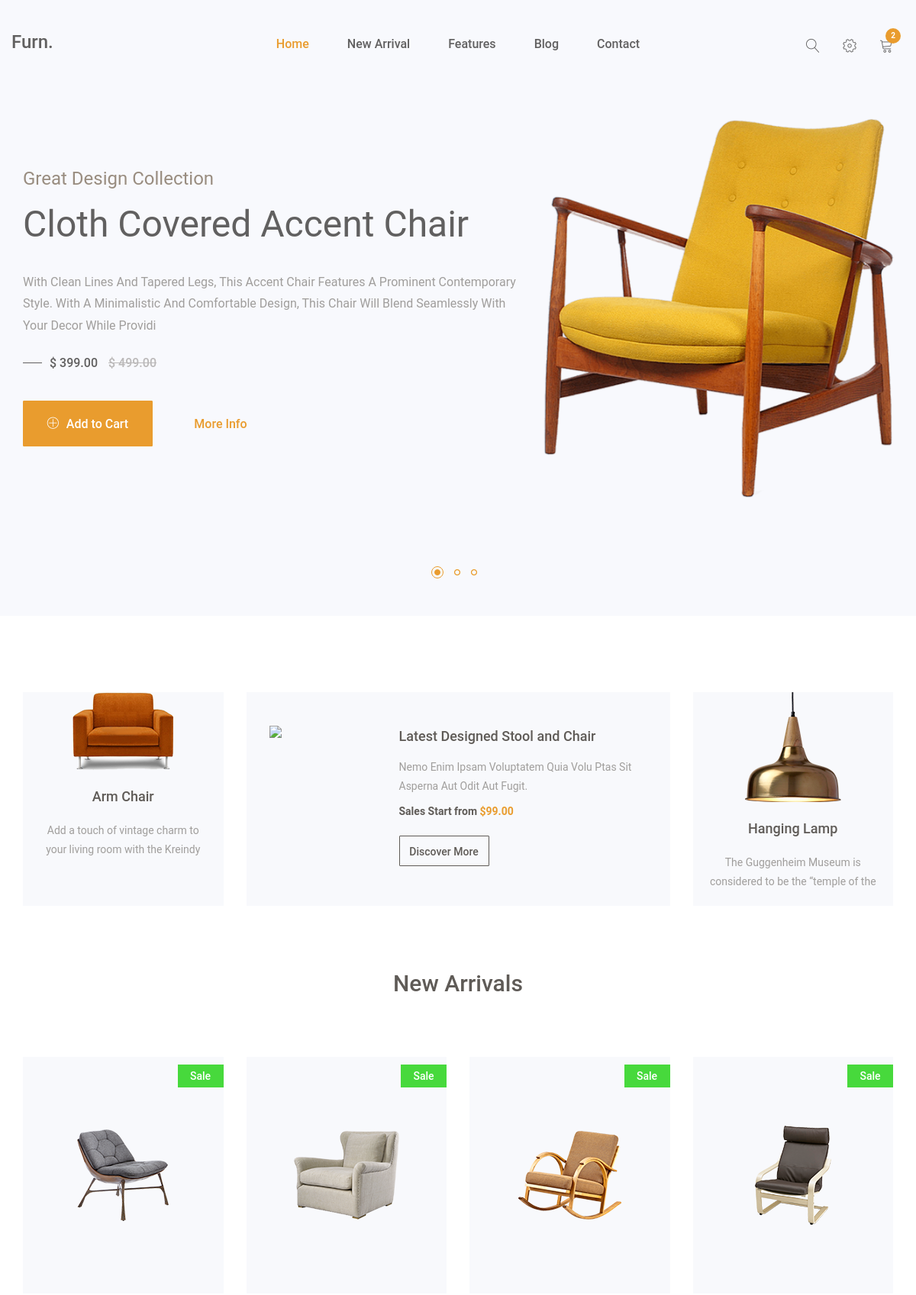
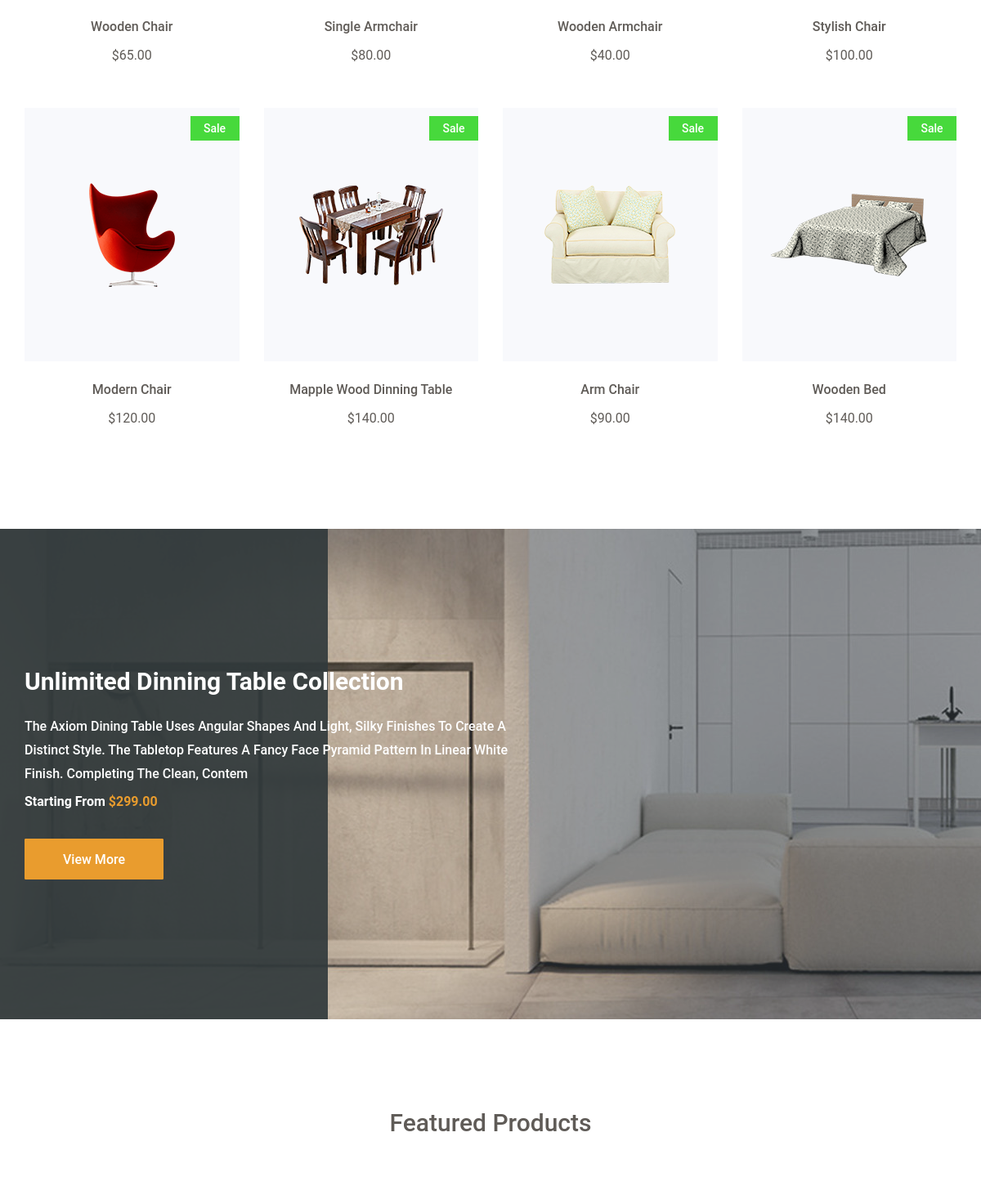
The page / (upper part) on the database its author committed (2 pictures, top to bottom).
### main_app/models.py (models this page shows, shortened)
class Home(models.Model):
    title = models.CharField(max_length=50, unique=True)
    subtopic = models.CharField(max_length=50, unique=False)
    position = models.PositiveSmallIntegerField(default=0)
    is_visible = models.BooleanField(default=True)
    desc = models.TextField(max_length=200, blank=False)
    price = models.DecimalField(max_digits=8, decimal_places=2)
    image = models.ImageField(upload_to='media/')

class Popular(models.Model):
    title = models.CharField(max_length=50, unique=True)
    position = models.PositiveSmallIntegerField()
    is_visible = models.BooleanField(default=True)
    price = models.DecimalField(max_digits=8, decimal_places=2)
    desc = models.TextField(max_length=200, blank=False)
    photo = models.ImageField(upload_to='media/')

class Product(models.Model):
    title = models.CharField(max_length=50, unique=True)
    position = models.PositiveSmallIntegerField()
    is_visible = models.BooleanField(default=True)
    is_sale = models.BooleanField(default=True)
    price = models.DecimalField(max_digits=8, decimal_places=2)
    discount = models.PositiveSmallIntegerField(default=0)
    photo = models.ImageField(upload_to='Product')
    class Meta:
        ordering = ('position',)

class Unlimited(models.Model):
    title = models.CharField(max_length=50, unique=True)
    position = models.PositiveSmallIntegerField(default=0)
    is_visible = models.BooleanField(default=True)
    desc = models.TextField(max_length=200, blank=False)
    price = models.DecimalField(max_digits=8, decimal_places=2)
    image = models.ImageField(upload_to='media/')

### main_app/views.py (the view)
# urls.py: path('', main_view)
    def main_view(request):
        if request.method == 'POST':
            form_reserve = CartForm(request.POST)
            if form_cart.is_valid():
                form_cart.save()
                return redirect('/')

### main_app/views.py (called while the page is built, shortened)
def main_view(request):
    products = Product.objects.filter(is_visible=True, is_sale=True)
    populars = Popular.objects.filter(is_visible=True,)
    featured = Featured.objects.filter(is_visible=True)
    blogs = Bloog.objects.filter(is_visible=True)
    brands = Brand.objects.all()
    unlimiteds = Unlimited.objects.filter(is_visible=True)
    homes = Home.objects.filter(is_visible=True)
    form_cart = CartForm()
    return render(request, 'main_page.html', context={
        'products': products,
        'populars': populars,
        'featured': featured,
        'blogs': blogs,
        'brands': brands,
        'unlimiteds': unlimiteds,
        'homes': homes,
        'form_cart': form_cart,
    })

### main_app/templates/main_page.html (shortened to what this page needs)
{% extends 'index.html' %}
{% block main_content %}
         <header id="home" class="welcome-hero">
			<div id="header-carousel" class="carousel slide carousel-fade" data-ride="carousel">
				 <ol class="carousel-indicators">
					<li data-target="#header-carousel" data-slide-to="0" class="active"><span class="small-circle"></span></li>
					<li data-target="#header-carousel" data-slide-to="1"><span class="small-circle"></span></li>
					<li data-target="#header-carousel" data-slide-to="2"><span class="small-circle"></span></li>
				</ol>
                 {% include 'home.html' %}
			</div>
			<div class="top-area">
				<div class="header-area">
				    <nav class="navbar navbar-default bootsnav  navbar-sticky navbar-scrollspy"  data-minus-value-desktop="70" data-minus-value-mobile="55" data-speed="1000">
                        {% include 'cart_form.html' %}
				    </nav>
				</div>
			</div>
		</header>
        {% include 'popular.html' %}
        {% include 'arrivals.html' %}
        {% include 'unlimited.html' %}
        {% include 'feature.html' %}
{% endblock %}

### templates/index.html (shortened to what this page needs)
{% load static %}
<!doctype html>
<html class="no-js" lang="en">
    <head>
        <link rel="stylesheet" href={% static "css/font-awesome.min.css"  %}>
		<link rel="stylesheet" href={% static "css/linearicons.css"  %}>
        <link rel="stylesheet" href={% static "css/animate.css"  %}>
        <link rel="stylesheet" href={% static "css/owl.carousel.min.css"  %}>
		<link rel="stylesheet" href={% static "css/owl.theme.default.min.css"  %}>
        <link rel="stylesheet" href={% static "css/bootstrap.min.css"  %}>
		<link rel="stylesheet" href={% static "css/bootsnav.css"  %}>
        <link rel="stylesheet" href={% static "css/style.css"  %}>
        <link rel="stylesheet" href={% static "css/responsive.css"  %}>
    </head>
	<body>
        {% block main_content %}
        {% endblock %}
    </body>
</html>

### main_app/templates/home.html (shortened to what this page needs)
<div class="carousel-inner" role="listbox">
                 {% for item in homes %}
                     {% if forloop.first %}
                         <div class="item active">
						<div class="single-slide-item slide1">
							<div class="container">
								<div class="welcome-hero-content">
									<div class="row">
										<div class="col-sm-7">
											<div class="single-welcome-hero">
												<div class="welcome-hero-txt">
													<h4>{{ item.title }}</h4>
													<h2>{{ item.subtopic }}</h2>
													<p>
                                                        {{ item.desc }}
													</p>
													<div class="packages-price">
														<p>
															$ {{ item.price }}
															<del>$ 499.00</del>
														</p>
													</div>
													<button class="btn-cart welcome-add-cart" onclick="window.location.href='#'">
														<span class="lnr lnr-plus-circle"></span>
														add <span>to</span> cart
													</button>
													<button class="btn-cart welcome-add-cart welcome-more-info" onclick="window.location.href='#'">
														more info
													</button>
												</div>
											</div>
										</div>
										<div class="col-sm-5">
											<div class="single-welcome-hero">
												<div class="welcome-hero-img">
													<img src={{ item.image.url }} alt="slider image">
												</div>
											</div>
										</div>
									</div>
								</div>
							</div>
						</div>
					</div>
                     {% endif %}
                 {% endfor %}
</div>

### main_app/templates/cart_form.html (shortened to what this page needs)
<div class="container">
				            <div class="attr-nav">
				                <ul>
				                	<li class="search">
				                		<a href="#"><span class="lnr lnr-magnifier"></span></a>
				                	</li>
				                	<li class="nav-setting">
				                		<a href="#"><span class="lnr lnr-cog"></span></a>
				                	</li>
				                    <li class="dropdown">
				                        <a href="#" class="dropdown-toggle" data-toggle="dropdown" >
				                            <span class="lnr lnr-cart"></span>
											<span class="badge badge-bg-1">2</span>
				                        </a>
				                    </li>
				                </ul>
				            </div>
				            <div class="navbar-header">
				                <a class="navbar-brand" href="index.html">furn.</a>
				            </div>
				            <div class="collapse navbar-collapse menu-ui-design" id="navbar-menu">
				                <ul class="nav navbar-nav navbar-center" data-in="fadeInDown" data-out="fadeOutUp">
				                    <li class=" scroll active"><a href="#home">home</a></li>
				                    <li class="scroll"><a href="#new-arrivals">new arrival</a></li>
				                    <li class="scroll"><a href="#feature">features</a></li>
				                    <li class="scroll"><a href="#blog">blog</a></li>
				                    <li class="scroll"><a href="#newsletter">contact</a></li>
				                </ul>
				            </div>
				        </div>

### main_app/templates/popular.html
<section id="populer-products" class="populer-products">
			<div class="container">
				<div class="populer-products-content">
					<div class="row">
                        {% for item in populars %}
                            {% if forloop.first %}
                                    <div class="col-md-3">
							<div class="single-populer-products">
								<div class="single-populer-products">
									<div class="single-populer-product-img">
										<img src={{ item.photo.url }} alt="populer-products images">
									</div>
									<h2><a href="#">{{ item.title }}</a></h2>
									<div class="single-populer-products-para">
										<p>{{ item.desc }}.</p>
									</div>
								</div>
							</div>
						</div>
                            {% endif %}
                        {% endfor %}
                        <div class="col-md-6">
							<div class="single-populer-products">
								<div class="single-inner-populer-products">
									<div class="row">
										<div class="col-md-4 col-sm-12">
											<div class="single-inner-populer-product-img">
												<img src={{ item.photo.url }} alt="populer-products images">
											</div>
										</div>
										<div class="col-md-8 col-sm-12">
											<div class="single-inner-populer-product-txt">
												<h2>
													<a href="#">
														latest designed stool <span>and</span> chair
													</a>
												</h2>
												<p>
													Nemo enim ipsam voluptatem quia volu ptas sit asperna aut odit aut fugit.
												</p>
												<div class="populer-products-price">
													<h4>Sales Start from <span>$99.00</span></h4>
												</div>
												<button class="btn-cart welcome-add-cart populer-products-btn" onclick="window.location.href='#'">
													discover more
												</button>
											</div>
										</div>
									</div>
								</div>
							</div>
						</div>
                          {% for item in populars %}
                            {% if forloop.last %}
                            <div class="col-md-3">
							<div class="single-populer-products">
								<div class="single-populer-products">
									<div class="single-populer-product-img">
										<img src={{ item.photo.url }} alt="populer-products images">
									</div>
									<h2><a href="#">{{ item.title }}</a></h2>
									<div class="single-populer-products-para">
										<p>{{ item.desc }}.</p>
									</div>
								</div>
							</div>
						</div>
                            {% endif %}
                          {% endfor %}
					</div>
				</div>
			</div>
		</section>

### main_app/templates/arrivals.html (shortened to what this page needs)
<section id="new-arrivals" class="new-arrivals">
			<div class="container">
				<div class="section-header">
					<h2>new arrivals</h2>
				</div>
				<div class="new-arrivals-content">
					<div class="row">
                      {% for item in products %}
                          <div class="col-md-3 col-sm-4">
							<div class="single-new-arrival">
								<div class="single-new-arrival-bg">
									<img src={{ item.photo.url }} alt="new-arrivals images">
									<div class="sale bg-2">
										<p>sale</p>
									</div>
								</div>
								<h4><a href="#">{{ item.title }}</a></h4>
								<p class="arrival-product-price">${{ item.price }}</p>
							</div>
						</div>
                      {% endfor %}
					</div>
				</div>
			</div>
		</section>

### main_app/templates/unlimited.html
<section id="sofa-collection">
			<div class="owl-carousel owl-theme" id="collection-carousel">
              {% for item in unlimiteds %}
                  <div class="sofa-collection collectionbg1">
					<div class="container">
						<div class="sofa-collection-txt">
							<h2>{{ item.title }}</h2>
							<p>
                                {{ item.desc }}
							</p>
							<div class="sofa-collection-price">
								<h4>starting from <span>${{ item.price }}</span></h4>
							</div>
							<button class="btn-cart welcome-add-cart sofa-collection-btn" onclick="window.location.href='#'">
								view more
							</button>
						</div>
					</div>
				</div>
              {% endfor %}
			</div>
		</section>

### main_app/templates/feature.html (shortened to what this page needs)
<section id="feature" class="feature">
			<div class="container">
				<div class="section-header">
					<h2>featured products</h2>
				</div>
		</section>

### static/css/bootsnav.css (style rules this page uses)
nav.bootsnav .container { position: relative; }
nav.navbar.bootsnav { margin-bottom: 0; -moz-border-radius: 0px; -webkit-border-radius: 0px; -o-border-radius: 0px; border-radius: 0px; background-color: #fff; border: none; border-bottom: solid 1px #e0e0e0; z-index: 9; }
nav.navbar.bootsnav ul.nav > li > a { color: #6f6f6f; background-color: transparent; outline: none; margin-bottom: -2px; }
nav.navbar.bootsnav ul.nav li.megamenu-fw > a:hover, nav.navbar.bootsnav ul.nav li.megamenu-fw > a:focus, nav.navbar.bootsnav ul.nav li.active > a:hover, nav.navbar.bootsnav ul.nav li.active > a:focus, nav.navbar.bootsnav ul.nav li.active > a { background-color: transparent; }
.attr-nav { float: right; display: inline-block; margin-left: 13px; margin-right: -15px; }
.attr-nav > ul { padding: 0; margin: 0 0 -7px 0; list-style: none; display: inline-block; }
.attr-nav > ul > li { float: left; display: block; }
.attr-nav > ul > li > a { color: #6f6f6f; display: block; padding: 28px 15px; position: relative; }
.attr-nav > ul > li > a span.badge { position: absolute; top: 50%; margin-top: -15px; right: 5px; font-size: 10px; padding: 0; width: 15px; height: 15px; padding-top: 2px; }
body { -webkit-transition: all 0.3s ease-in-out; -moz-transition: all 0.3s ease-in-out; -o-transition: all 0.3s ease-in-out; -ms-transition: all 0.3s ease-in-out; transition: all 0.3s ease-in-out; }
.wrap-sticky nav.navbar.bootsnav { position: absolute; width: 100%; left: 0; top: 0; }
@media (min-width: 1024px) { nav.navbar.bootsnav ul.nav > li > a { padding: 30px 15px; font-weight: 600; } }
@media (min-width: 1024px) { nav.navbar.bootsnav.menu-center .container { position: relative; } }
@media (min-width: 1024px) { nav.navbar.bootsnav.menu-center ul.nav.navbar-center { float:none; margin: 0 auto; display: table; table-layout: fixed; } }
@media (min-width: 1024px) { nav.navbar.bootsnav.menu-center .navbar-header, nav.navbar.bootsnav.menu-center .attr-nav { position: absolute; } }
@media (min-width: 1024px) { nav.navbar.bootsnav.menu-center .attr-nav { right: 15px; } }

### static/css/responsive.css (style rules this page uses)
@media screen and (max-width:1440px) { .single-welcome-hero { height: 807px; } }

### rows shown on the page
Home: title "Great Design Collection", subtopic "Cloth Covered Accent Chair", desc "With Clean Lines And Tapered Legs, This Accent Chair Features A Prominent Contemporary Style. With A Minimalistic And Comfortable Design, This Chair Will Blend Seamlessly With Your Decor While Providi", price "399.00", image (picture)
Popular: photo (picture), title "Arm Chair", desc "Add a touch of vintage charm to your living room with the Kreindy…"
Popular: photo (picture), title "Hanging Lamp", desc "The Guggenheim Museum is considered to be the “temple of the…"
Product: photo (picture), title "Wooden Chair", price "65.00"
Product: photo (picture), title "Single Armchair", price "80.00"
Product: photo (picture), title "Wooden Armchair", price "40.00"
Product: photo (picture), title "Stylish Chair", price "100.00"
Product: photo (picture), title "Modern Chair", price "120.00"
Product: photo (picture), title "Mapple Wood Dinning Table", price "140.00"
Product: photo (picture), title "Arm Chair", price "90.00"
Product: photo (picture), title "Wooden Bed", price "140.00"
Unlimited: title "Unlimited Dinning Table Collection", desc "The Axiom Dining Table Uses Angular Shapes And Light, Silky Finishes To Create A Distinct Style. The Tabletop Features A Fancy Face Pyramid Pattern In Linear White Finish. Completing The Clean, Contem", price "299.00"
